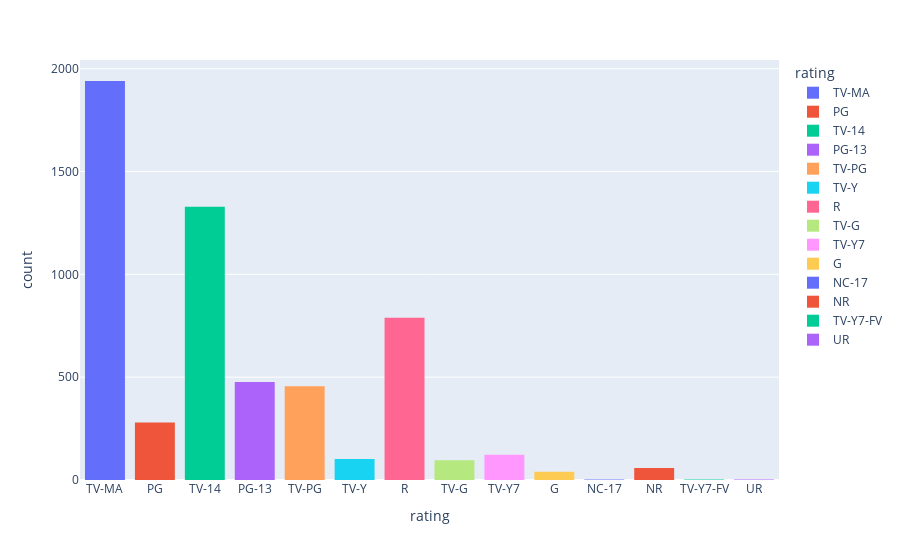

Here is the notebook cell this chart was saved with:
### Code cell
fig = px.histogram(df, x="rating", color="rating")
fig.update_layout(
    bargap=0.2
)
fig.show()

### Figure 1 — Plotly figure (JSON) as saved in the notebook; plotly's stock layout.template omitted (floating-point values rounded to 4 significant figures; data arrays with more than 128 entries replaced by an {"elided": "..."} marker saying what was removed)
{"data": [{"alignmentgroup": "True", "bingroup": "x", "hovertemplate": "rating=%{x}<br>count=%{y}<extra></extra>", "legendgroup": "TV-MA", "marker": {"color": "#636efa", "pattern": {"shape": ""}}, "name": "TV-MA", "offsetgroup": "TV-MA", "orientation": "v", "showlegend": true, "type": "histogram", "x": {"elided": "1940 str values"}, "xaxis": "x", "yaxis": "y"}, {"alignmentgroup": "True", "bingroup": "x", "hovertemplate": "rating=%{x}<br>count=%{y}<extra></extra>", "legendgroup": "PG", "marker": {"color": "#EF553B", "pattern": {"shape": ""}}, "name": "PG", "offsetgroup": "PG", "orientation": "v", "showlegend": true, "type": "histogram", "x": {"elided": "279 str values"}, "xaxis": "x", "yaxis": "y"}, {"alignmentgroup": "True", "bingroup": "x", "hovertemplate": "rating=%{x}<br>count=%{y}<extra></extra>", "legendgroup": "TV-14", "marker": {"color": "#00cc96", "pattern": {"shape": ""}}, "name": "TV-14", "offsetgroup": "TV-14", "orientation": "v", "showlegend": true, "type": "histogram", "x": {"elided": "1329 str values"}, "xaxis": "x", "yaxis": "y"}, {"alignmentgroup": "True", "bingroup": "x", "hovertemplate": "rating=%{x}<br>count=%{y}<extra></extra>", "legendgroup": "PG-13", "marker": {"color": "#ab63fa", "pattern": {"shape": ""}}, "name": "PG-13", "offsetgroup": "PG-13", "orientation": "v", "showlegend": true, "type": "histogram", "x": {"elided": "477 str values"}, "xaxis": "x", "yaxis": "y"}, {"alignmentgroup": "True", "bingroup": "x", "hovertemplate": "rating=%{x}<br>count=%{y}<extra></extra>", "legendgroup": "TV-PG", "marker": {"color": "#FFA15A", "pattern": {"shape": ""}}, "name": "TV-PG", "offsetgroup": "TV-PG", "orientation": "v", "showlegend": true, "type": "histogram", "x": {"elided": "456 str values"}, "xaxis": "x", "yaxis": "y"}, {"alignmentgroup": "True", "bingroup": "x", "hovertemplate": "rating=%{x}<br>count=%{y}<extra></extra>", "legendgroup": "TV-Y", "marker": {"color": "#19d3f3", "pattern": {"shape": ""}}, "name": "TV-Y", "offsetgroup": "TV-Y", "orientation": "v", "showlegend": true, "type": "histogram", "x": ["TV-Y", "TV-Y", "TV-Y", "TV-Y", "TV-Y", "TV-Y", "TV-Y", "TV-Y", "TV-Y", "TV-Y", "TV-Y", "TV-Y", "TV-Y", "TV-Y", "TV-Y", "TV-Y", "TV-Y", "TV-Y", "TV-Y", "TV-Y", "TV-Y", "TV-Y", "TV-Y", "TV-Y", "TV-Y", "TV-Y", "TV-Y", "TV-Y", "TV-Y", "TV-Y", "TV-Y", "TV-Y", "TV-Y", "TV-Y", "TV-Y", "TV-Y", "TV-Y", "TV-Y", "TV-Y", "TV-Y", "TV-Y", "TV-Y", "TV-Y", "TV-Y", "TV-Y", "TV-Y", "TV-Y", "TV-Y", "TV-Y", "TV-Y", "TV-Y", "TV-Y", "TV-Y", "TV-Y", "TV-Y", "TV-Y", "TV-Y", "TV-Y", "TV-Y", "TV-Y", "TV-Y", "TV-Y", "TV-Y", "TV-Y", "TV-Y", "TV-Y", "TV-Y", "TV-Y", "TV-Y", "TV-Y", "TV-Y", "TV-Y", "TV-Y", "TV-Y", "TV-Y", "TV-Y", "TV-Y", "TV-Y", "TV-Y", "TV-Y", "TV-Y", "TV-Y", "TV-Y", "TV-Y", "TV-Y", "TV-Y", "TV-Y", "TV-Y", "TV-Y", "TV-Y", "TV-Y", "TV-Y", "TV-Y", "TV-Y", "TV-Y", "TV-Y", "TV-Y", "TV-Y", "TV-Y", "TV-Y", "TV-Y", "TV-Y"], "xaxis": "x", "yaxis": "y"}, {"alignmentgroup": "True", "bingroup": "x", "hovertemplate": "rating=%{x}<br>count=%{y}<extra></extra>", "legendgroup": "R", "marker": {"color": "#FF6692", "pattern": {"shape": ""}}, "name": "R", "offsetgroup": "R", "orientation": "v", "showlegend": true, "type": "histogram", "x": {"elided": "789 str values"}, "xaxis": "x", "yaxis": "y"}, {"alignmentgroup": "True", "bingroup": "x", "hovertemplate": "rating=%{x}<br>count=%{y}<extra></extra>", "legendgroup": "TV-G", "marker": {"color": "#B6E880", "pattern": {"shape": ""}}, "name": "TV-G", "offsetgroup": "TV-G", "orientation": "v", "showlegend": true, "type": "histogram", "x": ["TV-G", "TV-G", "TV-G", "TV-G", "TV-G", "TV-G", "TV-G", "TV-G", "TV-G", "TV-G", "TV-G", "TV-G", "TV-G", "TV-G", "TV-G", "TV-G", "TV-G", "TV-G", "TV-G", "TV-G", "TV-G", "TV-G", "TV-G", "TV-G", "TV-G", "TV-G", "TV-G", "TV-G", "TV-G", "TV-G", "TV-G", "TV-G", "TV-G", "TV-G", "TV-G", "TV-G", "TV-G", "TV-G", "TV-G", "TV-G", "TV-G", "TV-G", "TV-G", "TV-G", "TV-G", "TV-G", "TV-G", "TV-G", "TV-G", "TV-G", "TV-G", "TV-G", "TV-G", "TV-G", "TV-G", "TV-G", "TV-G", "TV-G", "TV-G", "TV-G", "TV-G", "TV-G", "TV-G", "TV-G", "TV-G", "TV-G", "TV-G", "TV-G", "TV-G", "TV-G", "TV-G", "TV-G", "TV-G", "TV-G", "TV-G", "TV-G", "TV-G", "TV-G", "TV-G", "TV-G", "TV-G", "TV-G", "TV-G", "TV-G", "TV-G", "TV-G", "TV-G", "TV-G", "TV-G", "TV-G", "TV-G", "TV-G", "TV-G", "TV-G", "TV-G", "TV-G"], "xaxis": "x", "yaxis": "y"}, {"alignmentgroup": "True", "bingroup": "x", "hovertemplate": "rating=%{x}<br>count=%{y}<extra></extra>", "legendgroup": "TV-Y7", "marker": {"color": "#FF97FF", "pattern": {"shape": ""}}, "name": "TV-Y7", "offsetgroup": "TV-Y7", "orientation": "v", "showlegend": true, "type": "histogram", "x": ["TV-Y7", "TV-Y7", "TV-Y7", "TV-Y7", "TV-Y7", "TV-Y7", "TV-Y7", "TV-Y7", "TV-Y7", "TV-Y7", "TV-Y7", "TV-Y7", "TV-Y7", "TV-Y7", "TV-Y7", "TV-Y7", "TV-Y7", "TV-Y7", "TV-Y7", "TV-Y7", "TV-Y7", "TV-Y7", "TV-Y7", "TV-Y7", "TV-Y7", "TV-Y7", "TV-Y7", "TV-Y7", "TV-Y7", "TV-Y7", "TV-Y7", "TV-Y7", "TV-Y7", "TV-Y7", "TV-Y7", "TV-Y7", "TV-Y7", "TV-Y7", "TV-Y7", "TV-Y7", "TV-Y7", "TV-Y7", "TV-Y7", "TV-Y7", "TV-Y7", "TV-Y7", "TV-Y7", "TV-Y7", "TV-Y7", "TV-Y7", "TV-Y7", "TV-Y7", "TV-Y7", "TV-Y7", "TV-Y7", "TV-Y7", "TV-Y7", "TV-Y7", "TV-Y7", "TV-Y7", "TV-Y7", "TV-Y7", "TV-Y7", "TV-Y7", "TV-Y7", "TV-Y7", "TV-Y7", "TV-Y7", "TV-Y7", "TV-Y7", "TV-Y7", "TV-Y7", "TV-Y7", "TV-Y7", "TV-Y7", "TV-Y7", "TV-Y7", "TV-Y7", "TV-Y7", "TV-Y7", "TV-Y7", "TV-Y7", "TV-Y7", "TV-Y7", "TV-Y7", "TV-Y7", "TV-Y7", "TV-Y7", "TV-Y7", "TV-Y7", "TV-Y7", "TV-Y7", "TV-Y7", "TV-Y7", "TV-Y7", "TV-Y7", "TV-Y7", "TV-Y7", "TV-Y7", "TV-Y7", "TV-Y7", "TV-Y7", "TV-Y7", "TV-Y7", "TV-Y7", "TV-Y7", "TV-Y7", "TV-Y7", "TV-Y7", "TV-Y7", "TV-Y7", "TV-Y7", "TV-Y7", "TV-Y7", "TV-Y7", "TV-Y7", "TV-Y7", "TV-Y7", "TV-Y7", "TV-Y7", "TV-Y7", "TV-Y7", "TV-Y7"], "xaxis": "x", "yaxis": "y"}, {"alignmentgroup": "True", "bingroup": "x", "hovertemplate": "rating=%{x}<br>count=%{y}<extra></extra>", "legendgroup": "G", "marker": {"color": "#FECB52", "pattern": {"shape": ""}}, "name": "G", "offsetgroup": "G", "orientation": "v", "showlegend": true, "type": "histogram", "x": ["G", "G", "G", "G", "G", "G", "G", "G", "G", "G", "G", "G", "G", "G", "G", "G", "G", "G", "G", "G", "G", "G", "G", "G", "G", "G", "G", "G", "G", "G", "G", "G", "G", "G", "G", "G", "G", "G", "G", "G"], "xaxis": "x", "yaxis": "y"}, {"alignmentgroup": "True", "bingroup": "x", "hovertemplate": "rating=%{x}<br>count=%{y}<extra></extra>", "legendgroup": "NC-17", "marker": {"color": "#636efa", "pattern": {"shape": ""}}, "name": "NC-17", "offsetgroup": "NC-17", "orientation": "v", "showlegend": true, "type": "histogram", "x": ["NC-17", "NC-17"], "xaxis": "x", "yaxis": "y"}, {"alignmentgroup": "True", "bingroup": "x", "hovertemplate": "rating=%{x}<br>count=%{y}<extra></extra>", "legendgroup": "NR", "marker": {"color": "#EF553B", "pattern": {"shape": ""}}, "name": "NR", "offsetgroup": "NR", "orientation": "v", "showlegend": true, "type": "histogram", "x": ["NR", "NR", "NR", "NR", "NR", "NR", "NR", "NR", "NR", "NR", "NR", "NR", "NR", "NR", "NR", "NR", "NR", "NR", "NR", "NR", "NR", "NR", "NR", "NR", "NR", "NR", "NR", "NR", "NR", "NR", "NR", "NR", "NR", "NR", "NR", "NR", "NR", "NR", "NR", "NR", "NR", "NR", "NR", "NR", "NR", "NR", "NR", "NR", "NR", "NR", "NR", "NR", "NR", "NR", "NR", "NR", "NR", "NR"], "xaxis": "x", "yaxis": "y"}, {"alignmentgroup": "True", "bingroup": "x", "hovertemplate": "rating=%{x}<br>count=%{y}<extra></extra>", "legendgroup": "TV-Y7-FV", "marker": {"color": "#00cc96", "pattern": {"shape": ""}}, "name": "TV-Y7-FV", "offsetgroup": "TV-Y7-FV", "orientation": "v", "showlegend": true, "type": "histogram", "x": ["TV-Y7-FV", "TV-Y7-FV", "TV-Y7-FV"], "xaxis": "x", "yaxis": "y"}, {"alignmentgroup": "True", "bingroup": "x", "hovertemplate": "rating=%{x}<br>count=%{y}<extra></extra>", "legendgroup": "UR", "marker": {"color": "#ab63fa", "pattern": {"shape": ""}}, "name": "UR", "offsetgroup": "UR", "orientation": "v", "showlegend": true, "type": "histogram", "x": ["UR", "UR", "UR"], "xaxis": "x", "yaxis": "y"}], "layout": {"bargap": 0.2, "barmode": "relative", "legend": {"title": {"text": "rating"}, "tracegroupgap": 0}, "margin": {"t": 60}, "xaxis": {"anchor": "y", "categoryarray": ["TV-MA", "PG", "TV-14", "PG-13", "TV-PG", "TV-Y", "R", "TV-G", "TV-Y7", "G", "NC-17", "NR", "TV-Y7-FV", "UR"], "categoryorder": "array", "domain": [0, 1], "title": {"text": "rating"}}, "yaxis": {"anchor": "x", "domain": [0, 1], "title": {"text": "count"}}}}
